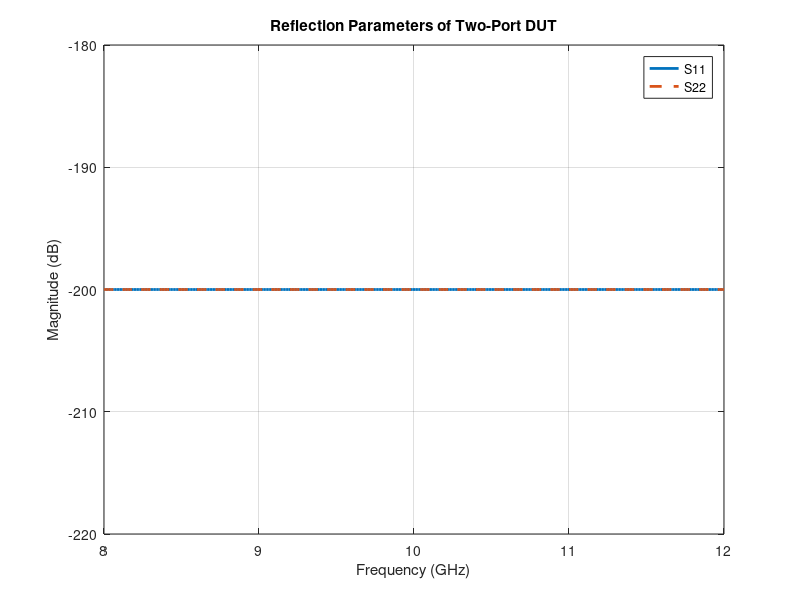
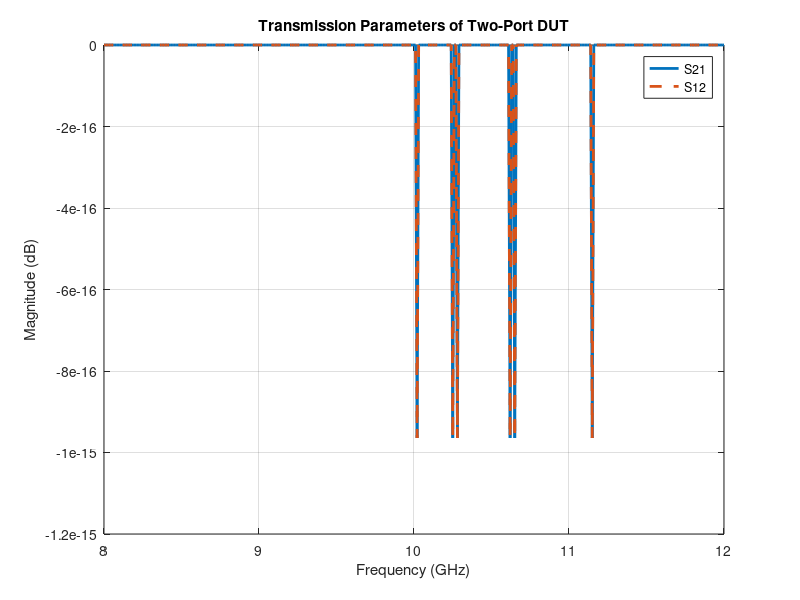
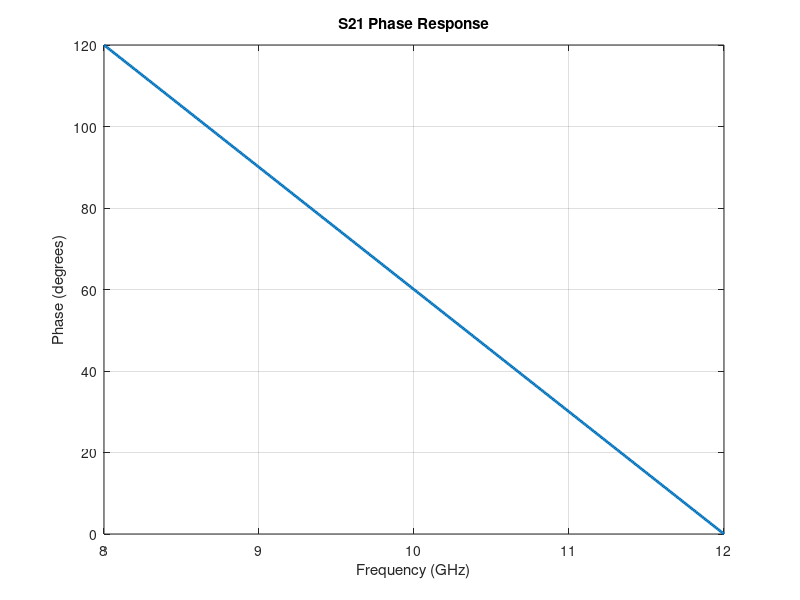

The MATLAB script that drew these images, in order:

clc;
clear;
close all;

% INPUT PARAMETERS
fstart = 8e9;        % Start frequency = 8 GHz
fstop = 12e9;        % Stop frequency = 12 GHz
Z0 = 50;             % Reference impedance = 50 ohms
df = 0.01e9;         % Frequency step = 0.01 GHz

% DUT: 50-ohm transmission line
c = 3e8;
Zline = 50;
L = 25e-3;            % Line length = 25 mm

% FREQUENCY SWEEP
f = fstart:df:fstop;
beta = 2*pi*f/c;

% S-PARAMETERS OF LOSSLESS TRANSMISSION LINE
S11 = zeros(size(f));
S22 = zeros(size(f));
S21 = exp(-1j*beta*L);
S12 = S21;

% MAGNITUDE IN dB
S11dB = 20*log10(max(abs(S11),1e-10));
S22dB = 20*log10(max(abs(S22),1e-10));
S21dB = 20*log10(abs(S21));
S12dB = 20*log10(abs(S12));

% DISPLAY INPUTS
fprintf('MICROWAVE TWO-PORT NETWORK ANALYSIS\n');
fprintf('----------------------------------\n');
fprintf('Start Frequency = %.2f GHz\n',fstart/1e9);
fprintf('Stop Frequency  = %.2f GHz\n',fstop/1e9);
fprintf('Reference Z0    = %.1f Ohms\n',Z0);
fprintf('Frequency Step  = %.2f GHz\n',df/1e9);
fprintf('Number of Points = %d\n',length(f));

% DISPLAY SAMPLE RESULTS AT 10 GHz
[~,idx] = min(abs(f-10e9));

fprintf('\nResults at %.2f GHz:\n',f(idx)/1e9);
fprintf('S11 = %.4f dB\n',S11dB(idx));
fprintf('S21 = %.4f dB\n',S21dB(idx));
fprintf('S12 = %.4f dB\n',S12dB(idx));
fprintf('S22 = %.4f dB\n',S22dB(idx));

% PLOT 1: REFLECTION PARAMETERS
figure(1);
plot(f/1e9,S11dB,'LineWidth',2);
hold on;
plot(f/1e9,S22dB,'--','LineWidth',2);
grid on;
xlabel('Frequency (GHz)');
ylabel('Magnitude (dB)');
title('Reflection Parameters of Two-Port DUT');
legend('S11','S22');

% PLOT 2: TRANSMISSION PARAMETERS
figure(2);
plot(f/1e9,S21dB,'LineWidth',2);
hold on;
plot(f/1e9,S12dB,'--','LineWidth',2);
grid on;
xlabel('Frequency (GHz)');
ylabel('Magnitude (dB)');
title('Transmission Parameters of Two-Port DUT');
legend('S21','S12');

% PLOT 3: TRANSMISSION PHASE
figure(3);
plot(f/1e9,unwrap(angle(S21))*180/pi,'LineWidth',2);
grid on;
xlabel('Frequency (GHz)');
ylabel('Phase (degrees)');
title('S21 Phase Response');

fprintf('\nSimulation completed successfully.\n');
